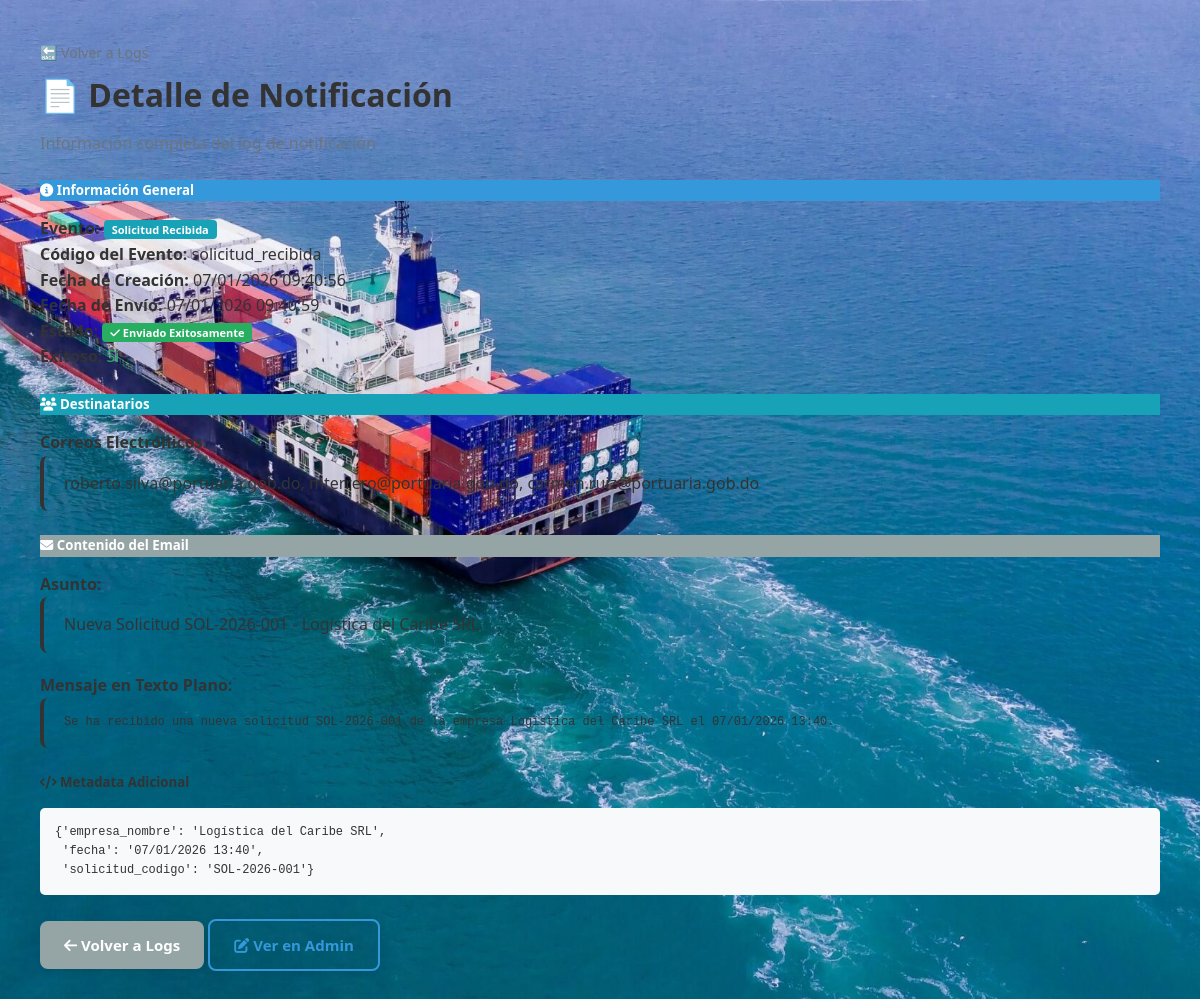
/notificaciones/logs/1/ (signed in), run on the app's committed database.
### notificaciones/models.py (models this page shows, shortened)
class LogNotificacion(models.Model):
    ESTADO_CHOICES = [
        ('pendiente', 'Pendiente'),
        ('enviado', 'Enviado'),
        ('error', 'Error'),
    ]
    evento = models.ForeignKey(
        EventoSistema,
        on_delete=models.PROTECT,
        related_name='logs',
        verbose_name='Evento'
    )
    destinatarios = models.TextField(
        verbose_name='Destinatarios',
        help_text='Lista de emails separados por comas'
    )
    asunto = models.CharField(
        max_length=255,
        verbose_name='Asunto'
    )
    mensaje_html = models.TextField(
        blank=True,
        verbose_name='Mensaje HTML'
    )
    mensaje_texto = models.TextField(
        blank=True,
        verbose_name='Mensaje en Texto'
    )
    estado = models.CharField(
        max_length=20,
        choices=ESTADO_CHOICES,
        default='pendiente',
        verbose_name='Estado'
    )
    exitoso = models.BooleanField(
        default=False,
        verbose_name='Envío Exitoso'
    )
    mensaje_error = models.TextField(
        blank=True,
        null=True,
        verbose_name='Mensaje de Error'
    )
    metadata = models.JSONField(
        default=dict,
        blank=True,
        verbose_name='Metadata',
        help_text='Información adicional (solicitud_id, empresa_id, etc.)'
    )
    fecha_creacion = models.DateTimeField(
        auto_now_add=True,
        verbose_name='Fecha de Creación'
    )
    fecha_envio = models.DateTimeField(
        null=True,
        blank=True,
        verbose_name='Fecha de Envío'
    )
    class Meta:
        verbose_name = 'Log de Notificación'
        verbose_name_plural = 'Logs de Notificaciones'
        ordering = ['-fecha_creacion']

class EventoSistema(models.Model):
    CODIGO_EVENTO_CHOICES = [
        ('solicitud_recibida', 'Solicitud Recibida'),
        ('solicitud_aprobada', 'Solicitud Aprobada'),
        ('solicitud_rechazada', 'Solicitud Rechazada'),
        ('solicitud_requerimientos', 'Solicitud con Requerimientos'),
        ('solicitud_vencida', 'Solicitud Vencida'),
        ('asignacion_evaluador', 'Asignación a Evaluador'),
        ('asignacion_supervisor', 'Asignación a Supervisor'),
        ('autorizacion_generada', 'Autorización Generada'),
        ('autorizacion_vencida', 'Autorización Vencida'),
        ('extension_solicitada', 'Extensión de Validez Solicitada'),
        ('extension_aprobada', 'Extensión de Validez Aprobada'),
        ('extension_rechazada', 'Extensión de Validez Rechazada'),
        ('incumplimiento_reportado', 'Incumplimiento Reportado'),
        ('subsanacion_solicitada', 'Subsanación Solicitada'),
        ('subsanacion_respondida', 'Subsanación Respondida'),
        ('solicitud_excepcional_aprobada', 'Solicitud Excepcional Aprobada'),
        ('licencia_por_vencer', 'Licencia por Vencer'),
        ('licencia_vencida', 'Licencia Vencida'),
        ('contrato_por_vencer', 'Contrato por Vencer'),
        ('contrato_vencido', 'Contrato Vencido'),
        ('personalizado', 'Evento Personalizado'),
    ]
    codigo = models.CharField(
        max_length=50,
        choices=CODIGO_EVENTO_CHOICES,
        unique=True,
        verbose_name='Código del Evento',
        help_text='Código único que identifica este evento'
    )
    nombre = models.CharField(
        max_length=100,
        verbose_name='Nombre del Evento',
        help_text='Nombre descriptivo del evento'
    )
    descripcion = models.TextField(
        blank=True,
        verbose_name='Descripción',
        help_text='Descripción detallada del evento'
    )
    asunto_email = models.CharField(
        max_length=200,
        verbose_name='Asunto del Email',
        help_text='Puede usar variables: {solicitud_codigo}, {empresa_nombre}, {usuario_nombre}'
    )
    template_html = models.CharField(
        max_length=200,
        blank=True,
        verbose_name='Template HTML',
        help_text='Nombre del archivo template (ej: emails/solicitud_recibida.html)'
    )
    mensaje_texto_plano = models.TextField(
        blank=True,
        verbose_name='Mensaje en Texto Plano',
        help_text='Versión en texto plano del mensaje. Puede usar variables.'
    )
    activo = models.BooleanField(
        default=True,
        verbose_name='Activo',
        help_text='Si está desactivado, no se enviarán notificaciones para este evento'
    )
    created_at = models.DateTimeField(auto_now_add=True, verbose_name='Creado el')
    updated_at = models.DateTimeField(auto_now=True, verbose_name='Actualizado el')
    class Meta:
        verbose_name = 'Evento del Sistema'
        verbose_name_plural = 'Eventos del Sistema'
        ordering = ['nombre']

### notificaciones/views.py (the view)
# urls.py: path('logs/<int:log_id>/', views.detalle_log, name='detalle_log'),
@can_evaluate_required
def detalle_log(request, log_id):
    log = get_object_or_404(LogNotificacion, pk=log_id)
    context = {
        'log': log,
    }
    return render(request, 'notificaciones/detalle_log.html', context)

### templates/notificaciones/detalle_log.html (shortened to what this page needs)
{% extends "base.html" %}
{% load static %}
{% block content %}
<div class="container">
    <div class="content-header mb-4">
        <div class="header-with-back">
            <a href="{% url 'notificaciones:ver_logs' %}" class="back-btn">
                🔙 Volver a Logs
            </a>
            <h1>📄 Detalle de Notificación</h1>
        </div>
        <p class="subtitle">Información completa del log de notificación</p>
    </div>
    <div class="card mb-4">
        <div class="card-header bg-primary text-white">
            <h5><i class="fas fa-info-circle"></i> Información General</h5>
        </div>
        <div class="card-body">
            <div class="row">
                <div class="col-md-6">
                    <p><strong>Evento:</strong> <span class="badge bg-info">{{ log.evento.nombre }}</span></p>
                    <p><strong>Código del Evento:</strong> {{ log.evento.codigo }}</p>
                    <p><strong>Fecha de Creación:</strong> {{ log.fecha_creacion|date:"d/m/Y H:i:s" }}</p>
                    <p><strong>Fecha de Envío:</strong>
                        {% if log.fecha_envio %}
                            {{ log.fecha_envio|date:"d/m/Y H:i:s" }}
                        {% else %}
                            <span class="text-muted">No enviado</span>
                        {% endif %}
                    </p>
                </div>
                <div class="col-md-6">
                    <p><strong>Estado:</strong>
                        {% if log.estado == 'enviado' %}
                            <span class="badge bg-success"><i class="fas fa-check"></i> Enviado Exitosamente</span>
                        {% elif log.estado == 'error' %}
                            <span class="badge bg-danger"><i class="fas fa-times"></i> Error en Envío</span>
                        {% else %}
                            <span class="badge bg-warning"><i class="fas fa-clock"></i> Pendiente</span>
                        {% endif %}
                    </p>
                    <p><strong>Exitoso:</strong>
                        {% if log.exitoso %}
                            <span class="text-success">Sí</span>
                        {% else %}
                            <span class="text-danger">No</span>
                        {% endif %}
                    </p>
                </div>
            </div>
        </div>
    </div>
    <div class="card mb-4">
        <div class="card-header bg-info text-white">
            <h5><i class="fas fa-users"></i> Destinatarios</h5>
        </div>
        <div class="card-body">
            <p><strong>Correos Electrónicos:</strong></p>
            <div class="alert alert-light">
                {{ log.destinatarios }}
            </div>
        </div>
    </div>
    <div class="card mb-4">
        <div class="card-header bg-secondary text-white">
            <h5><i class="fas fa-envelope"></i> Contenido del Email</h5>
        </div>
        <div class="card-body">
            <p><strong>Asunto:</strong></p>
            <div class="alert alert-light">
                {{ log.asunto }}
            </div>
            {% if log.mensaje_texto %}
            <p><strong>Mensaje en Texto Plano:</strong></p>
            <div class="alert alert-light">
                <pre style="white-space: pre-wrap; font-family: monospace; font-size: 12px;">{{ log.mensaje_texto }}</pre>
            </div>
            {% endif %}
        </div>
    </div>
    {% if log.metadata %}
    <div class="card mb-4">
        <div class="card-header bg-dark text-white">
            <h5><i class="fas fa-code"></i> Metadata Adicional</h5>
        </div>
        <div class="card-body">
            <pre style="background: #f8f9fa; padding: 15px; border-radius: 5px; font-size: 12px; max-height: 300px; overflow-y: auto;">{{ log.metadata|pprint }}</pre>
        </div>
    </div>
    {% endif %}
    <div class="d-flex gap-2 mb-4">
        <a href="{% url 'notificaciones:ver_logs' %}" class="btn btn-secondary">
            <i class="fas fa-arrow-left"></i> Volver a Logs
        </a>
        <a href="/admin/notificaciones/lognotificacion/{{ log.id }}/change/" class="btn btn-outline-primary" target="_blank">
            <i class="fas fa-edit"></i> Ver en Admin
        </a>
    </div>
</div>
{% endblock %}

### static/css/base.css (style rules this page uses)
* { margin: 0; padding: 0; box-sizing: border-box; }
body { font-family: 'Segoe UI', Tahoma, Geneva, Verdana, sans-serif; background: url('/media/Ship.jpeg') no-repeat center center fixed; background-size: cover; background-attachment: fixed; min-height: 100vh; line-height: 1.6; color: #333; position: relative; }
.container { max-width: 1600px; margin: 0 auto; padding: 20px; }
.btn { display: inline-block; padding: 12px 24px; border: none; border-radius: 8px; font-size: 15px; font-weight: 600; text-decoration: none; text-align: center; cursor: pointer; transition: all 0.3s ease; box-shadow: 0 2px 8px rgba(0,0,0,0.1); }
.btn-secondary { background: #95a5a6; color: white; }
.btn-outline-primary { background: transparent; color: #3498db; border: 2px solid #3498db; }
.alert { padding: 15px 20px; border-radius: 8px; margin-bottom: 20px; border-left: 4px solid; }
.badge { display: inline-block; padding: 4px 8px; font-size: 11px; font-weight: 600; line-height: 1; text-align: center; white-space: nowrap; vertical-align: baseline; border-radius: 4px; }
.bg-primary { background-color: #3498db; color: white; }
.bg-secondary { background-color: #95a5a6; color: white; }
.bg-success { background-color: #27ae60; color: white; }
.bg-info { background-color: #17a2b8; color: white; }
.text-success { color: #27ae60; }
.mb-4 { margin-bottom: 1.5rem; }
.card-header { display: flex; align-items: center; margin-bottom: 15px; }

### templates/notificaciones/detalle_log.html (style rules this page uses)
.header-with-back { margin-bottom: 10px; }
.back-btn { display: inline-block; color: #6c757d; text-decoration: none; margin-bottom: 5px; font-size: 14px; }
.subtitle { color: #6c757d; margin-top: 5px; }

### data on the page
LogNotificacion: evento.nombre "Solicitud Recibida", evento.codigo "solicitud_recibida", fecha_creacion "07/01/2026 09:40:56", fecha_envio "07/01/2026 09:40:59", destinatarios "roberto.silva@portuaria.gob.do, mterrero@portuaria.gob.do, carmen.ruiz@portuaria.gob.do", asunto "Nueva Solicitud SOL-2026-001 - Logística del Caribe SRL", mensaje_texto "Se ha recibido una nueva solicitud SOL-2026-001 de la empresa Logística del Caribe SRL el 07/01/2026 13:40.", metadata|pprint "{'empresa_nombre': 'Logística del Caribe SRL', 'fecha': '07/01/2026 13:40', 'solicitud_codigo': 'SOL-2026-001'}"
